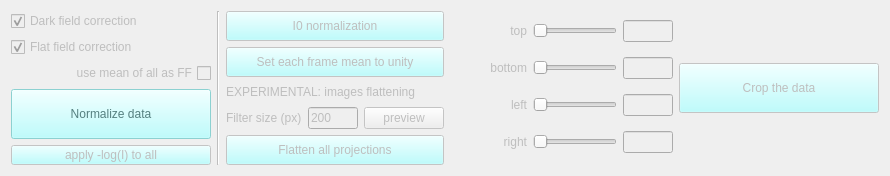
      <widget class="QWidget" name="crop_tab">
       <property name="enabled">
        <bool>false</bool>
       </property>
       <attribute name="title">
        <string>Normalize and crop</string>
       </attribute>
       <layout class="QVBoxLayout" name="verticalLayout_2" stretch="0">
        <item>
         <layout class="QHBoxLayout" name="horizontalLayout_norm_01" stretch="0,0,0,0,0,0">
          <item>
           <layout class="QVBoxLayout" name="verticalLayout_norm_01">
            <item>
             <widget class="QCheckBox" name="dark_correction_check">
              <property name="text">
               <string>Dark field correction</string>
              </property>
              <property name="checked">
               <bool>true</bool>
              </property>
             </widget>
            </item>
            <item>
             <widget class="QCheckBox" name="flat_correction_check">
              <property name="text">
               <string>Flat field correction</string>
              </property>
              <property name="checked">
               <bool>true</bool>
              </property>
             </widget>
            </item>
            <item>
             <widget class="QCheckBox" name="flat_correction_mean_check">
              <property name="sizePolicy">
               <sizepolicy hsizetype="Minimum" vsizetype="Fixed">
                <horstretch>0</horstretch>
                <verstretch>0</verstretch>
               </sizepolicy>
              </property>
              <property name="toolTip">
               <string>EXPERIMENTAL FEATURE!
For the local tomography of a &quot;pure phase object&quot;, sometimes a mean of all projections makes a better flat field, as it averages out all the environment.</string>
              </property>
              <property name="layoutDirection">
               <enum>Qt::RightToLeft</enum>
              </property>
              <property name="autoFillBackground">
               <bool>false</bool>
              </property>
              <property name="text">
               <string>use mean of all as FF</string>
              </property>
             </widget>
            </item>
            <item>
             <widget class="QPushButton" name="normalize_btn">
              <property name="minimumSize">
               <size>
                <width>200</width>
                <height>50</height>
               </size>
              </property>
              <property name="maximumSize">
               <size>
                <width>200</width>
                <height>50</height>
               </size>
              </property>
              <property name="palette">
               <palette>
                <active>
                 <colorrole role="WindowText">
                  <brush brushstyle="SolidPattern">
                   <color alpha="255">
                    <red>0</red>
                    <green>0</green>
                    <blue>0</blue>
                   </color>
                  </brush>
                 </colorrole>
                 <colorrole role="Button">
                  <brush brushstyle="SolidPattern">
                   <color alpha="255">
                    <red>170</red>
                    <green>255</green>
                    <blue>255</blue>
                   </color>
                  </brush>
                 </colorrole>
                 <colorrole role="Light">
                  <brush brushstyle="SolidPattern">
                   <color alpha="255">
                    <red>255</red>
                    <green>255</green>
                    <blue>255</blue>
                   </color>
                  </brush>
                 </colorrole>
                 <colorrole role="Midlight">
                  <brush brushstyle="SolidPattern">
                   <color alpha="255">
                    <red>212</red>
                    <green>255</green>
                    <blue>255</blue>
                   </color>
                  </brush>
                 </colorrole>
                 <colorrole role="Dark">
                  <brush brushstyle="SolidPattern">
                   <color alpha="255">
                    <red>85</red>
                    <green>127</green>
                    <blue>127</blue>
                   </color>
                  </brush>
                 </colorrole>
                 <colorrole role="Mid">
                  <brush brushstyle="SolidPattern">
                   <color alpha="255">
                    <red>113</red>
                    <green>170</green>
                    <blue>170</blue>
                   </color>
                  </brush>
                 </colorrole>
                 <colorrole role="Text">
                  <brush brushstyle="SolidPattern">
                   <color alpha="255">
                    <red>0</red>
                    <green>0</green>
                    <blue>0</blue>
                   </color>
                  </brush>
                 </colorrole>
                 <colorrole role="BrightText">
                  <brush brushstyle="SolidPattern">
                   <color alpha="255">
                    <red>255</red>
                    <green>255</green>
                    <blue>255</blue>
                   </color>
                  </brush>
                 </colorrole>
                 <colorrole role="ButtonText">
                  <brush brushstyle="SolidPattern">
                   <color alpha="255">
                    <red>0</red>
                    <green>0</green>
                    <blue>0</blue>
                   </color>
                  </brush>
                 </colorrole>
                 <colorrole role="Base">
                  <brush brushstyle="SolidPattern">
                   <color alpha="255">
                    <red>255</red>
                    <green>255</green>
                    <blue>255</blue>
                   </color>
                  </brush>
                 </colorrole>
                 <colorrole role="Window">
                  <brush brushstyle="SolidPattern">
                   <color alpha="255">
                    <red>170</red>
                    <green>255</green>
                    <blue>255</blue>
                   </color>
                  </brush>
                 </colorrole>
                 <colorrole role="Shadow">
                  <brush brushstyle="SolidPattern">
                   <color alpha="255">
                    <red>0</red>
                    <green>0</green>
                    <blue>0</blue>
                   </color>
                  </brush>
                 </colorrole>
                 <colorrole role="AlternateBase">
                  <brush brushstyle="SolidPattern">
                   <color alpha="255">
                    <red>212</red>
                    <green>255</green>
                    <blue>255</blue>
                   </color>
                  </brush>
                 </colorrole>
                 <colorrole role="ToolTipBase">
                  <brush brushstyle="SolidPattern">
                   <color alpha="255">
                    <red>255</red>
                    <green>255</green>
                    <blue>220</blue>
                   </color>
                  </brush>
                 </colorrole>
                 <colorrole role="ToolTipText">
                  <brush brushstyle="SolidPattern">
                   <color alpha="255">
                    <red>0</red>
                    <green>0</green>
                    <blue>0</blue>
                   </color>
                  </brush>
                 </colorrole>
                 <colorrole role="PlaceholderText">
                  <brush brushstyle="SolidPattern">
                   <color alpha="128">
                    <red>0</red>
                    <green>0</green>
                    <blue>0</blue>
                   </color>
                  </brush>
                 </colorrole>
                </active>
                <inactive>
                 <colorrole role="WindowText">
                  <brush brushstyle="SolidPattern">
                   <color alpha="255">
                    <red>0</red>
                    <green>0</green>
                    <blue>0</blue>
                   </color>
                  </brush>
                 </colorrole>
                 <colorrole role="Button">
                  <brush brushstyle="SolidPattern">
                   <color alpha="255">
                    <red>170</red>
                    <green>255</green>
                    <blue>255</blue>
                   </color>
                  </brush>
                 </colorrole>
                 <colorrole role="Light">
                  <brush brushstyle="SolidPattern">
                   <color alpha="255">
                    <red>255</red>
                    <green>255</green>
                    <blue>255</blue>
                   </color>
                  </brush>
                 </colorrole>
                 <colorrole role="Midlight">
                  <brush brushstyle="SolidPattern">
                   <color alpha="255">
                    <red>212</red>
                    <green>255</green>
                    <blue>255</blue>
                   </color>
                  </brush>
                 </colorrole>
                 <colorrole role="Dark">
                  <brush brushstyle="SolidPattern">
                   <color alpha="255">
                    <red>85</red>
                    <green>127</green>
                    <blue>127</blue>
                   </color>
                  </brush>
                 </colorrole>
                 <colorrole role="Mid">
                  <brush brushstyle="SolidPattern">
                   <color alpha="255">
                    <red>113</red>
                    <green>170</green>
                    <blue>170</blue>
                   </color>
                  </brush>
                 </colorrole>
                 <colorrole role="Text">
                  <brush brushstyle="SolidPattern">
                   <color alpha="255">
                    <red>0</red>
                    <green>0</green>
                    <blue>0</blue>
                   </color>
                  </brush>
                 </colorrole>
                 <colorrole role="BrightText">
                  <brush brushstyle="SolidPattern">
                   <color alpha="255">
                    <red>255</red>
                    <green>255</green>
                    <blue>255</blue>
                   </color>
                  </brush>
                 </colorrole>
                 <colorrole role="ButtonText">
                  <brush brushstyle="SolidPattern">
                   <color alpha="255">
                    <red>0</red>
                    <green>0</green>
                    <blue>0</blue>
                   </color>
                  </brush>
                 </colorrole>
                 <colorrole role="Base">
                  <brush brushstyle="SolidPattern">
                   <color alpha="255">
                    <red>255</red>
                    <green>255</green>
                    <blue>255</blue>
                   </color>
                  </brush>
                 </colorrole>
                 <colorrole role="Window">
                  <brush brushstyle="SolidPattern">
                   <color alpha="255">
                    <red>170</red>
                    <green>255</green>
                    <blue>255</blue>
                   </color>
                  </brush>
                 </colorrole>
                 <colorrole role="Shadow">
                  <brush brushstyle="SolidPattern">
                   <color alpha="255">
                    <red>0</red>
                    <green>0</green>
                    <blue>0</blue>
                   </color>
                  </brush>
                 </colorrole>
                 <colorrole role="AlternateBase">
                  <brush brushstyle="SolidPattern">
                   <color alpha="255">
                    <red>212</red>
                    <green>255</green>
                    <blue>255</blue>
                   </color>
                  </brush>
                 </colorrole>
                 <colorrole role="ToolTipBase">
                  <brush brushstyle="SolidPattern">
                   <color alpha="255">
                    <red>255</red>
                    <green>255</green>
                    <blue>220</blue>
                   </color>
                  </brush>
                 </colorrole>
                 <colorrole role="ToolTipText">
                  <brush brushstyle="SolidPattern">
                   <color alpha="255">
                    <red>0</red>
                    <green>0</green>
                    <blue>0</blue>
                   </color>
                  </brush>
                 </colorrole>
                 <colorrole role="PlaceholderText">
                  <brush brushstyle="SolidPattern">
                   <color alpha="128">
                    <red>0</red>
                    <green>0</green>
                    <blue>0</blue>
                   </color>
                  </brush>
                 </colorrole>
                </inactive>
                <disabled>
                 <colorrole role="WindowText">
                  <brush brushstyle="SolidPattern">
                   <color alpha="255">
                    <red>85</red>
                    <green>127</green>
                    <blue>127</blue>
                   </color>
                  </brush>
                 </colorrole>
                 <colorrole role="Button">
                  <brush brushstyle="SolidPattern">
                   <color alpha="255">
                    <red>170</red>
                    <green>255</green>
                    <blue>255</blue>
                   </color>
                  </brush>
                 </colorrole>
                 <colorrole role="Light">
                  <brush brushstyle="SolidPattern">
                   <color alpha="255">
                    <red>255</red>
                    <green>255</green>
                    <blue>255</blue>
                   </color>
                  </brush>
                 </colorrole>
                 <colorrole role="Midlight">
                  <brush brushstyle="SolidPattern">
                   <color alpha="255">
                    <red>212</red>
                    <green>255</green>
                    <blue>255</blue>
                   </color>
                  </brush>
                 </colorrole>
                 <colorrole role="Dark">
                  <brush brushstyle="SolidPattern">
                   <color alpha="255">
                    <red>85</red>
                    <green>127</green>
                    <blue>127</blue>
                   </color>
                  </brush>
                 </colorrole>
                 <colorrole role="Mid">
                  <brush brushstyle="SolidPattern">
                   <color alpha="255">
                    <red>113</red>
                    <green>170</green>
                    <blue>170</blue>
                   </color>
                  </brush>
                 </colorrole>
                 <colorrole role="Text">
                  <brush brushstyle="SolidPattern">
                   <color alpha="255">
                    <red>85</red>
                    <green>127</green>
                    <blue>127</blue>
                   </color>
                  </brush>
                 </colorrole>
                 <colorrole role="BrightText">
                  <brush brushstyle="SolidPattern">
                   <color alpha="255">
                    <red>255</red>
                    <green>255</green>
                    <blue>255</blue>
                   </color>
                  </brush>
                 </colorrole>
                 <colorrole role="ButtonText">
                  <brush brushstyle="SolidPattern">
                   <color alpha="255">
                    <red>85</red>
                    <green>127</green>
                    <blue>127</blue>
                   </color>
                  </brush>
                 </colorrole>
                 <colorrole role="Base">
                  <brush brushstyle="SolidPattern">
                   <color alpha="255">
                    <red>170</red>
                    <green>255</green>
                    <blue>255</blue>
                   </color>
                  </brush>
                 </colorrole>
                 <colorrole role="Window">
                  <brush brushstyle="SolidPattern">
                   <color alpha="255">
                    <red>170</red>
                    <green>255</green>
                    <blue>255</blue>
                   </color>
                  </brush>
                 </colorrole>
                 <colorrole role="Shadow">
                  <brush brushstyle="SolidPattern">
                   <color alpha="255">
                    <red>0</red>
                    <green>0</green>
                    <blue>0</blue>
                   </color>
                  </brush>
                 </colorrole>
                 <colorrole role="AlternateBase">
                  <brush brushstyle="SolidPattern">
                   <color alpha="255">
                    <red>170</red>
                    <green>255</green>
                    <blue>255</blue>
                   </color>
                  </brush>
                 </colorrole>
                 <colorrole role="ToolTipBase">
                  <brush brushstyle="SolidPattern">
                   <color alpha="255">
                    <red>255</red>
                    <green>255</green>
                    <blue>220</blue>
                   </color>
                  </brush>
                 </colorrole>
                 <colorrole role="ToolTipText">
                  <brush brushstyle="SolidPattern">
                   <color alpha="255">
                    <red>0</red>
                    <green>0</green>
                    <blue>0</blue>
                   </color>
                  </brush>
                 </colorrole>
                 <colorrole role="PlaceholderText">
                  <brush brushstyle="SolidPattern">
                   <color alpha="128">
                    <red>0</red>
                    <green>0</green>
                    <blue>0</blue>
                   </color>
                  </brush>
                 </colorrole>
                </disabled>
               </palette>
              </property>
              <property name="text">
               <string>Normalize data</string>
              </property>
              <property name="autoDefault">
               <bool>false</bool>
              </property>
              <property name="flat">
               <bool>false</bool>
              </property>
             </widget>
            </item>
            <item>
             <widget class="QPushButton" name="apply_minus_log_btn2">
              <property name="minimumSize">
               <size>
                <width>150</width>
                <height>20</height>
               </size>
              </property>
              <property name="palette">
               <palette>
                <active>
                 <colorrole role="Button">
                  <brush brushstyle="SolidPattern">
                   <color alpha="255">
                    <red>170</red>
                    <green>255</green>
                    <blue>255</blue>
                   </color>
                  </brush>
                 </colorrole>
                </active>
                <inactive>
                 <colorrole role="Button">
                  <brush brushstyle="SolidPattern">
                   <color alpha="255">
                    <red>170</red>
                    <green>255</green>
                    <blue>255</blue>
                   </color>
                  </brush>
                 </colorrole>
                </inactive>
                <disabled>
                 <colorrole role="Button">
                  <brush brushstyle="SolidPattern">
                   <color alpha="255">
                    <red>170</red>
                    <green>255</green>
                    <blue>255</blue>
                   </color>
                  </brush>
                 </colorrole>
                </disabled>
               </palette>
              </property>
              <property name="text">
               <string>apply -log(I) to all</string>
              </property>
             </widget>
            </item>
           </layout>
          </item>
          <item>
           <widget class="Line" name="line_norm_01">
            <property name="orientation">
             <enum>Qt::Vertical</enum>
            </property>
           </widget>
          </item>
          <item>
           <layout class="QVBoxLayout" name="verticalLayout_norm_02" stretch="0,0,0,0,0">
            <item>
             <widget class="QPushButton" name="i0_normalize_btn">
              <property name="minimumSize">
               <size>
                <width>0</width>
                <height>30</height>
               </size>
              </property>
              <property name="palette">
               <palette>
                <active>
                 <colorrole role="Button">
                  <brush brushstyle="SolidPattern">
                   <color alpha="255">
                    <red>170</red>
                    <green>255</green>
                    <blue>255</blue>
                   </color>
                  </brush>
                 </colorrole>
                </active>
                <inactive>
                 <colorrole role="Button">
                  <brush brushstyle="SolidPattern">
                   <color alpha="255">
                    <red>170</red>
                    <green>255</green>
                    <blue>255</blue>
                   </color>
                  </brush>
                 </colorrole>
                </inactive>
                <disabled>
                 <colorrole role="Button">
                  <brush brushstyle="SolidPattern">
                   <color alpha="255">
                    <red>170</red>
                    <green>255</green>
                    <blue>255</blue>
                   </color>
                  </brush>
                 </colorrole>
                </disabled>
               </palette>
              </property>
              <property name="toolTip">
               <string>If there is I0 monitor data in the file, it will normalize all frames to adjust for incoming beam intensity variations.</string>
              </property>
              <property name="text">
               <string>I0 normalization</string>
              </property>
             </widget>
            </item>
            <item>
             <widget class="QPushButton" name="unity_normalize_btn">
              <property name="minimumSize">
               <size>
                <width>0</width>
                <height>30</height>
               </size>
              </property>
              <property name="palette">
               <palette>
                <active>
                 <colorrole role="Button">
                  <brush brushstyle="SolidPattern">
                   <color alpha="255">
                    <red>170</red>
                    <green>255</green>
                    <blue>255</blue>
                   </color>
                  </brush>
                 </colorrole>
                </active>
                <inactive>
                 <colorrole role="Button">
                  <brush brushstyle="SolidPattern">
                   <color alpha="255">
                    <red>170</red>
                    <green>255</green>
                    <blue>255</blue>
                   </color>
                  </brush>
                 </colorrole>
                </inactive>
                <disabled>
                 <colorrole role="Button">
                  <brush brushstyle="SolidPattern">
                   <color alpha="255">
                    <red>170</red>
                    <green>255</green>
                    <blue>255</blue>
                   </color>
                  </brush>
                 </colorrole>
                </disabled>
               </palette>
              </property>
              <property name="toolTip">
               <string>For local tomography of a pure phase object: set the mean of each projection to 1</string>
              </property>
              <property name="text">
               <string>Set each frame mean to unity</string>
              </property>
             </widget>
            </item>
            <item>
             <widget class="QLabel" name="label_norm_01">
              <property name="text">
               <string>EXPERIMENTAL: images flattening</string>
              </property>
             </widget>
            </item>
            <item>
             <layout class="QHBoxLayout" name="horizontalLayout_norm_02">
              <item>
               <widget class="QLabel" name="label_norm_02">
                <property name="text">
                 <string>Filter size (px)</string>
                </property>
               </widget>
              </item>
              <item>
               <widget class="QLineEdit" name="flatten_filter_size_input">
                <property name="maximumSize">
                 <size>
                  <width>50</width>
                  <height>16777215</height>
                 </size>
                </property>
                <property name="text">
                 <string>200</string>
                </property>
               </widget>
              </item>
              <item>
               <widget class="QPushButton" name="flatten_preview_btn">
                <property name="text">
                 <string>preview</string>
                </property>
               </widget>
              </item>
             </layout>
            </item>
            <item>
             <widget class="QPushButton" name="flatten_projections_btn">
              <property name="minimumSize">
               <size>
                <width>0</width>
                <height>30</height>
               </size>
              </property>
              <property name="palette">
               <palette>
                <active>
                 <colorrole role="Button">
                  <brush brushstyle="SolidPattern">
                   <color alpha="255">
                    <red>170</red>
                    <green>255</green>
                    <blue>255</blue>
                   </color>
                  </brush>
                 </colorrole>
                </active>
                <inactive>
                 <colorrole role="Button">
                  <brush brushstyle="SolidPattern">
                   <color alpha="255">
                    <red>170</red>
                    <green>255</green>
                    <blue>255</blue>
                   </color>
                  </brush>
                 </colorrole>
                </inactive>
                <disabled>
                 <colorrole role="Button">
                  <brush brushstyle="SolidPattern">
                   <color alpha="255">
                    <red>170</red>
                    <green>255</green>
                    <blue>255</blue>
                   </color>
                  </brush>
                 </colorrole>
                </disabled>
               </palette>
              </property>
              <property name="text">
               <string>Flatten all projections</string>
              </property>
             </widget>
            </item>
           </layout>
          </item>
          <item>
           <spacer name="horizontalSpacer_norm_01">
            <property name="orientation">
             <enum>Qt::Horizontal</enum>
            </property>
            <property name="sizeHint" stdset="0">
             <size>
              <width>40</width>
              <height>20</height>
             </size>
            </property>
           </spacer>
          </item>
          <item>
           <layout class="QGridLayout" name="gridLayout_norm_01">
            <item row="3" column="1">
             <widget class="QSlider" name="crop_right_slider">
              <property name="orientation">
               <enum>Qt::Horizontal</enum>
              </property>
             </widget>
            </item>
            <item row="0" column="1">
             <widget class="QSlider" name="crop_top_slider">
              <property name="orientation">
               <enum>Qt::Horizontal</enum>
              </property>
             </widget>
            </item>
            <item row="2" column="1">
             <widget class="QSlider" name="crop_left_slider">
              <property name="orientation">
               <enum>Qt::Horizontal</enum>
              </property>
             </widget>
            </item>
            <item row="3" column="2">
             <widget class="QLineEdit" name="crop_right_index">
              <property name="minimumSize">
               <size>
                <width>50</width>
                <height>0</height>
               </size>
              </property>
              <property name="maximumSize">
               <size>
                <width>50</width>
                <height>16777215</height>
               </size>
              </property>
             </widget>
            </item>
            <item row="1" column="2">
             <widget class="QLineEdit" name="crop_bottom_index">
              <property name="minimumSize">
               <size>
                <width>50</width>
                <height>0</height>
               </size>
              </property>
              <property name="maximumSize">
               <size>
                <width>50</width>
                <height>16777215</height>
               </size>
              </property>
             </widget>
            </item>
            <item row="0" column="0">
             <widget class="QLabel" name="label_norm_03">
              <property name="text">
               <string>top</string>
              </property>
              <property name="alignment">
               <set>Qt::AlignRight|Qt::AlignTrailing|Qt::AlignVCenter</set>
              </property>
             </widget>
            </item>
            <item row="1" column="0">
             <widget class="QLabel" name="label_norm_04">
              <property name="text">
               <string>bottom</string>
              </property>
              <property name="alignment">
               <set>Qt::AlignRight|Qt::AlignTrailing|Qt::AlignVCenter</set>
              </property>
             </widget>
            </item>
            <item row="3" column="0">
             <widget class="QLabel" name="label_norm_06">
              <property name="text">
               <string>right</string>
              </property>
              <property name="alignment">
               <set>Qt::AlignRight|Qt::AlignTrailing|Qt::AlignVCenter</set>
              </property>
             </widget>
            </item>
            <item row="2" column="0">
             <widget class="QLabel" name="label_norm_05">
              <property name="text">
               <string>left</string>
              </property>
              <property name="alignment">
               <set>Qt::AlignRight|Qt::AlignTrailing|Qt::AlignVCenter</set>
              </property>
             </widget>
            </item>
            <item row="0" column="2">
             <widget class="QLineEdit" name="crop_top_index">
              <property name="minimumSize">
               <size>
                <width>50</width>
                <height>0</height>
               </size>
              </property>
              <property name="maximumSize">
               <size>
                <width>50</width>
                <height>16777215</height>
               </size>
              </property>
             </widget>
            </item>
            <item row="1" column="1">
             <widget class="QSlider" name="crop_bottom_slider">
              <property name="orientation">
               <enum>Qt::Horizontal</enum>
              </property>
             </widget>
            </item>
            <item row="2" column="2">
             <widget class="QLineEdit" name="crop_left_index">
              <property name="minimumSize">
               <size>
                <width>50</width>
                <height>0</height>
               </size>
              </property>
              <property name="maximumSize">
               <size>
                <width>50</width>
                <height>16777215</height>
               </size>
              </property>
             </widget>
            </item>
           </layout>
          </item>
          <item>
           <widget class="QPushButton" name="crop_btn">
            <property name="minimumSize">
             <size>
              <width>200</width>
              <height>50</height>
             </size>
            </property>
            <property name="palette">
             <palette>
              <active>
               <colorrole role="Button">
                <brush brushstyle="SolidPattern">
                 <color alpha="255">
                  <red>170</red>
                  <green>255</green>
                  <blue>255</blue>
                 </color>
                </brush>
               </colorrole>
              </active>
              <inactive>
               <colorrole role="Button">
                <brush brushstyle="SolidPattern">
                 <color alpha="255">
                  <red>170</red>
                  <green>255</green>
                  <blue>255</blue>
                 </color>
                </brush>
               </colorrole>
              </inactive>
              <disabled>
               <colorrole role="Button">
                <brush brushstyle="SolidPattern">
                 <color alpha="255">
                  <red>170</red>
                  <green>255</green>
                  <blue>255</blue>
                 </color>
                </brush>
               </colorrole>
              </disabled>
             </palette>
            </property>
            <property name="toolTip">
             <string>crop the whole data stack</string>
            </property>
            <property name="text">
             <string>Crop the data</string>
            </property>
           </widget>
          </item>
         </layout>
        </item>
       </layout>
      </widget>
